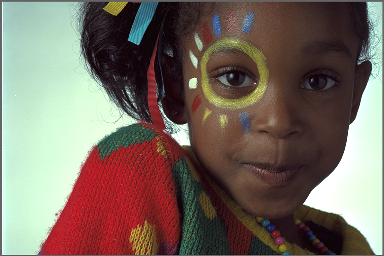
%> input picture Lab10b/girl.tif, 384 x 256 px
$ octave Lab10b_Step2_3.m   (GNU Octave 9; MATLAB toolbox functions it lacks are replaced by stand-ins)
%> lines starting %> are read from the running program, lines starting %| are printed output that depends on the picture
%Part 1
figure(1)
A=imread('girl.tif');
%> A is the input picture: size 256x384x3 uint8; mean R, G, B 119.9, 106.4, 96.4
subplot(2,2,1)
image(A);
axis('image');
title('Original Image')


subplot(2,2,2)
R=A(:,:,1);
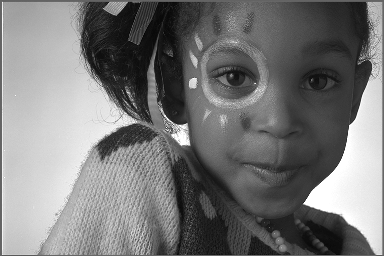
%> R: size 256x384 uint8; min 1, max 255, mean 119.9
image(R)
axis('image')
title('Red Component of Original Image')

subplot(2,2,3)
G=A(:,:,2);
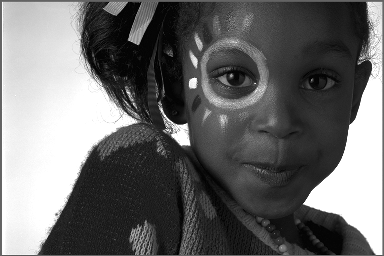
%> G: size 256x384 uint8; min 0, max 255, mean 106.4
image(G)
axis('image')
title('Green Component of Original Image')

subplot(2,2,4)
B=A(:,:,3);
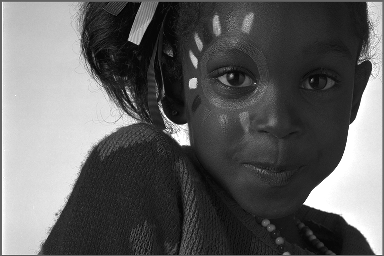
%> B: size 256x384 uint8; min 0, max 255, mean 96.4
image(B)
axis('image')
title('Blue Component of Original Image')
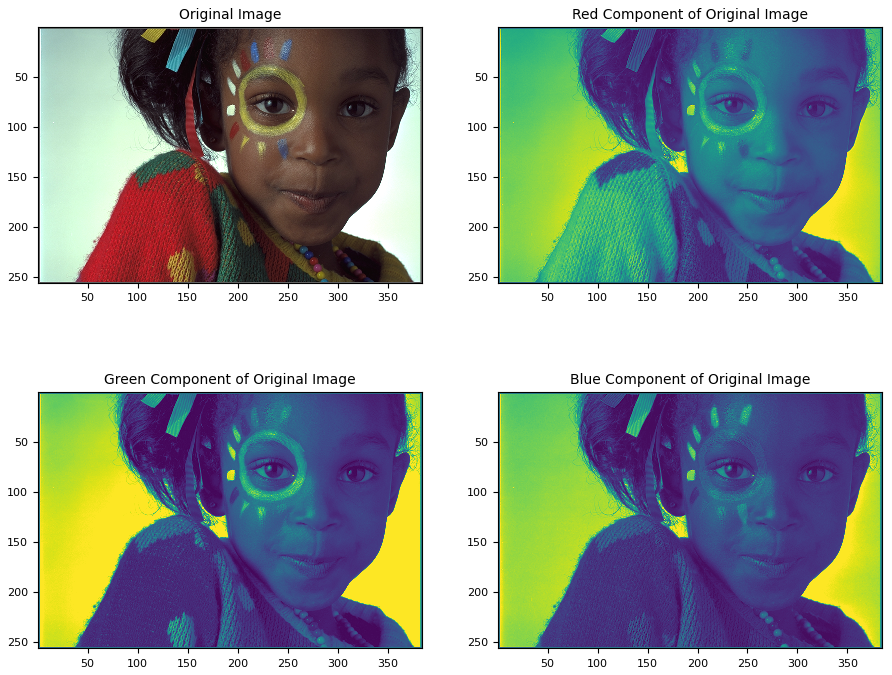
%> figure redrawn from the program's plot data, 4 panels

%> (the run ends here)
